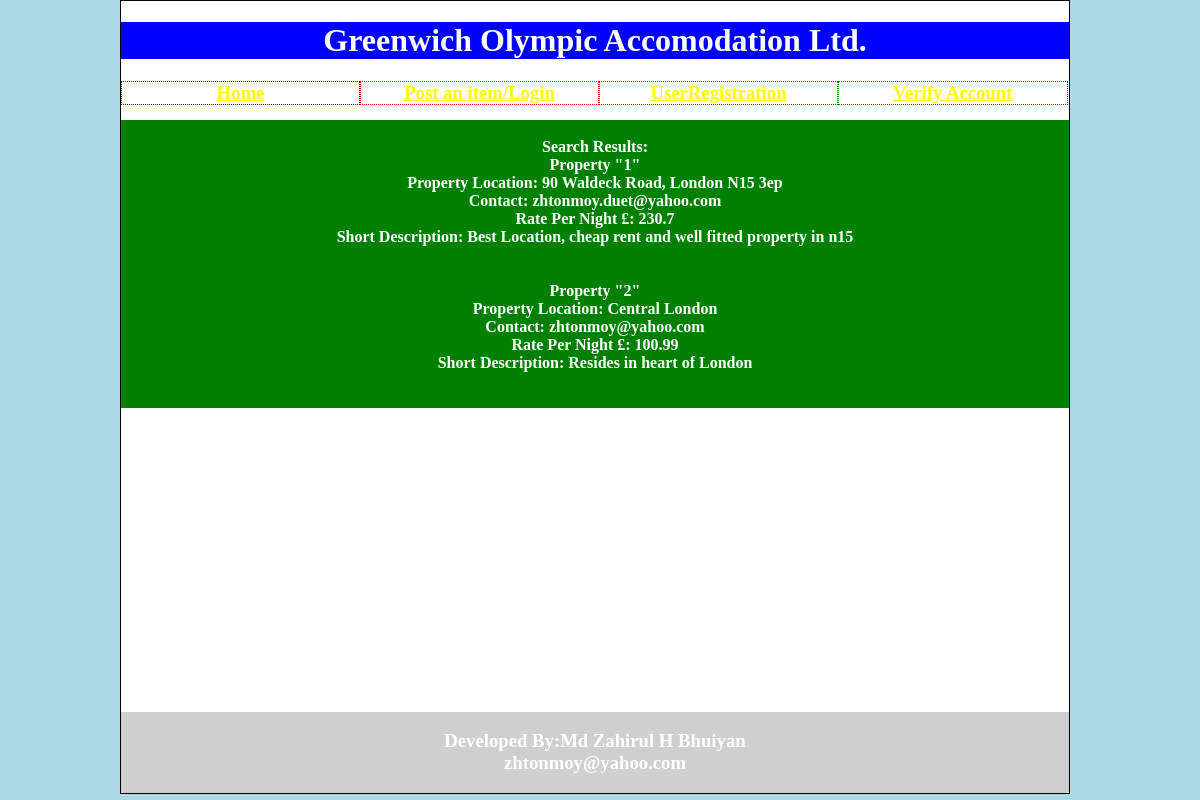
The page /search_flat.php on the database its author committed.
### tables this page shows
CREATE TABLE IF NOT EXISTS `customers_ads` (
  `p_id` varchar(40) NOT NULL,
  `p_loc` varchar(100) NOT NULL,
  `p_con` varchar(40) NOT NULL,
  `p_rp` varchar(10) NOT NULL,
  `p_des` varchar(200) NOT NULL,
  `p_image1` blob NOT NULL,
  `p_image2` blob NOT NULL,
  PRIMARY KEY (`p_id`)
);

### search_flat.php (the view, shortened to what this page needs)
<html><body>
<?php
include 'topMenu.php';
?>
<p><br/>
<h4><br/>
<?php
$sql = "select * from customers_ads where p_id like 'Flat%' ";
$result = mysql_query($sql);
$c=1;
printf("Search Results:\n");echo '<br/>';
while ($row = mysql_fetch_array($result)) {
	echo 'Property  "'.$c.'" <br/>';
    printf("Property Location: %s  \n", $row[1]);
	echo '<br/>';
	printf("Contact: %s  \n", $row[2]);
	echo '<br/>';
	printf("Rate Per Night £: %s  \n", $row[3]);
	echo '<br/>';
	printf("Short Description: %s  \n", $row[4]);
	echo '<br/>';
	echo '<br/>';
	echo '<br/>';
	$c++;
}
?>
</h4></p>
</body></html>
<?php include 'bottom_cont.php';?>

### style.css (style rules this page uses)
h4 { color:white; background:green; text-align:center; }
html { margin:0; padding:0; height:100%; }
body { margin:0 ; padding:0; height:100%; background-color:lightblue; }

### rows shown on the page
customers_ads: p_loc "90 Waldeck Road, London N15 3ep", p_con "zhtonmoy.duet@yahoo.com", p_rp "230.7", p_des "Best Location, cheap rent and well fitted property in n15"
customers_ads: p_loc "Central London", p_con "zhtonmoy@yahoo.com", p_rp "100.99", p_des "Resides in heart of London"
